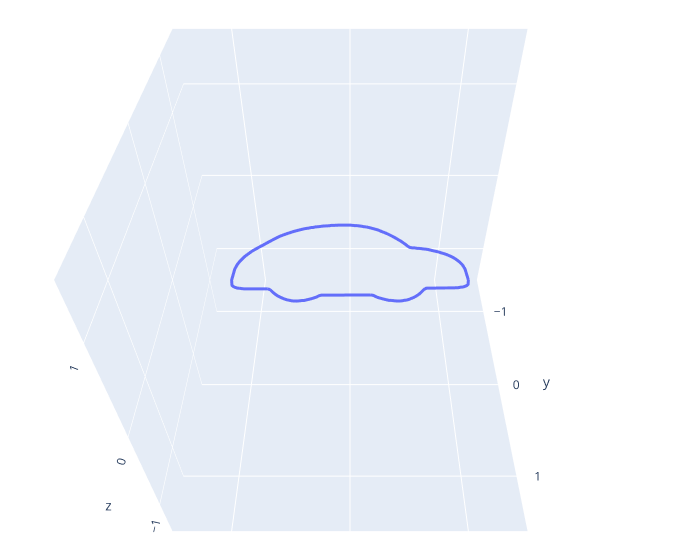

The cell this chart's notebook holds for it:
### Markdown cell above
The next cell generates an interactive 3D plot of your curve.  Click and drag on the 3D plot to rotate it. Can you rotate it to the correct angle to see the outline of the original 2D shape? What happens if you spin the shape 180 degrees about the z-axis?

### Code cell
t1,t2=curves['a1'][:-1,0],np.flip(curves['a2'][:,0])
cxyz1,cxyz2=c1(t1),c2(t2)
x=np.concatenate( (cxyz1[:,0],cxyz2[:,0]) )
y=np.concatenate( (cxyz1[:,1],cxyz2[:,1]) )
z=np.concatenate( (cxyz1[:,2],cxyz2[:,2]) )

fig = make_subplots(specs=[[{}]])
fig.add_trace( go.Scatter3d(x=x,y=y,z=z,mode='lines',line={'width':6}) )

camera = dict(
    up=dict(x=0, y=0, z=1),
    center=dict(x=0, y=0, z=0),
    eye=dict(x=0, y=1.25, z=1.25)
)

fig.update_layout(
    scene = dict(
        xaxis = dict(nticks=4, range=[-1.5,1.5],),
        yaxis = dict(nticks=4, range=[-1.5,1.5],),
        zaxis = dict(nticks=4, range=[-1.5,1.5],),
        ),
    scene_camera=camera,
    width=700,
    margin=dict(r=20, l=20, b=20, t=20))
fig

### Figure 1 — Plotly figure (JSON) as saved in the notebook; plotly's stock layout.template omitted (floating-point values rounded to 4 significant figures; data arrays with more than 128 entries replaced by an {"elided": "..."} marker saying what was removed)
{"data": [{"line": {"width": 6}, "mode": "lines", "type": "scatter3d", "x": {"elided": "285 float values"}, "y": {"elided": "285 float values"}, "z": {"elided": "285 float values"}}], "layout": {"margin": {"b": 20, "l": 20, "r": 20, "t": 20}, "scene": {"camera": {"center": {"x": 0, "y": 0, "z": 0}, "eye": {"x": 0, "y": 1.25, "z": 1.25}, "up": {"x": 0, "y": 0, "z": 1}}, "xaxis": {"nticks": 4, "range": [-1.5, 1.5]}, "yaxis": {"nticks": 4, "range": [-1.5, 1.5]}, "zaxis": {"nticks": 4, "range": [-1.5, 1.5]}}, "width": 700, "xaxis": {"anchor": "y", "domain": [0, 1]}, "yaxis": {"anchor": "x", "domain": [0, 1]}}}
